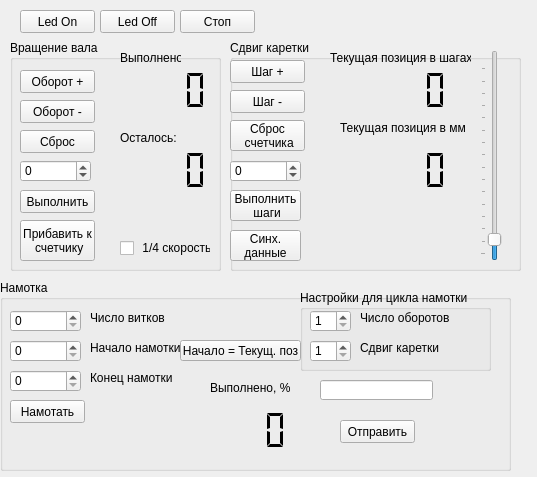
<?xml version="1.0" encoding="UTF-8"?>
<ui version="4.0">
 <class>MainWindow</class>
 <widget class="QMainWindow" name="MainWindow">
  <property name="geometry">
   <rect>
    <x>0</x>
    <y>0</y>
    <width>537</width>
    <height>477</height>
   </rect>
  </property>
  <property name="windowTitle">
   <string>MainWindow</string>
  </property>
  <widget class="QWidget" name="centralwidget">
   <widget class="QGroupBox" name="groupBox">
    <property name="enabled">
     <bool>true</bool>
    </property>
    <property name="geometry">
     <rect>
      <x>10</x>
      <y>40</y>
      <width>211</width>
      <height>231</height>
     </rect>
    </property>
    <property name="title">
     <string>Вращение вала</string>
    </property>
    <property name="flat">
     <bool>false</bool>
    </property>
    <property name="checkable">
     <bool>false</bool>
    </property>
    <widget class="QPushButton" name="pushButton">
     <property name="geometry">
      <rect>
       <x>10</x>
       <y>30</y>
       <width>75</width>
       <height>23</height>
      </rect>
     </property>
     <property name="text">
      <string>Оборот +</string>
     </property>
    </widget>
    <widget class="QPushButton" name="pushButton_2">
     <property name="geometry">
      <rect>
       <x>10</x>
       <y>60</y>
       <width>75</width>
       <height>23</height>
      </rect>
     </property>
     <property name="text">
      <string>Оборот -</string>
     </property>
    </widget>
    <widget class="QLCDNumber" name="lcdNumber">
     <property name="geometry">
      <rect>
       <x>90</x>
       <y>30</y>
       <width>111</width>
       <height>41</height>
      </rect>
     </property>
     <property name="font">
      <font>
       <pointsize>16</pointsize>
      </font>
     </property>
     <property name="autoFillBackground">
      <bool>false</bool>
     </property>
     <property name="frameShape">
      <enum>QFrame::NoFrame</enum>
     </property>
     <property name="frameShadow">
      <enum>QFrame::Plain</enum>
     </property>
     <property name="lineWidth">
      <number>1</number>
     </property>
     <property name="midLineWidth">
      <number>1</number>
     </property>
     <property name="digitCount">
      <number>5</number>
     </property>
     <property name="segmentStyle">
      <enum>QLCDNumber::Flat</enum>
     </property>
     <property name="value" stdset="0">
      <double>0.000000000000000</double>
     </property>
     <property name="intValue" stdset="0">
      <number>0</number>
     </property>
    </widget>
    <widget class="QPushButton" name="pushButton_3">
     <property name="geometry">
      <rect>
       <x>10</x>
       <y>90</y>
       <width>75</width>
       <height>23</height>
      </rect>
     </property>
     <property name="text">
      <string>Сброс</string>
     </property>
    </widget>
    <widget class="QPushButton" name="pushButton_4">
     <property name="geometry">
      <rect>
       <x>10</x>
       <y>150</y>
       <width>75</width>
       <height>23</height>
      </rect>
     </property>
     <property name="text">
      <string>Выполнить</string>
     </property>
    </widget>
    <widget class="QPushButton" name="pushButton_5">
     <property name="geometry">
      <rect>
       <x>10</x>
       <y>180</y>
       <width>75</width>
       <height>41</height>
      </rect>
     </property>
     <property name="text">
      <string>Прибавить к
 счетчику</string>
     </property>
    </widget>
    <widget class="QSpinBox" name="spinBox">
     <property name="geometry">
      <rect>
       <x>10</x>
       <y>120</y>
       <width>71</width>
       <height>22</height>
      </rect>
     </property>
     <property name="minimum">
      <number>-999</number>
     </property>
     <property name="maximum">
      <number>999</number>
     </property>
    </widget>
    <widget class="QLCDNumber" name="lcdNumber_2">
     <property name="geometry">
      <rect>
       <x>90</x>
       <y>110</y>
       <width>111</width>
       <height>41</height>
      </rect>
     </property>
     <property name="font">
      <font>
       <pointsize>16</pointsize>
      </font>
     </property>
     <property name="autoFillBackground">
      <bool>false</bool>
     </property>
     <property name="frameShape">
      <enum>QFrame::NoFrame</enum>
     </property>
     <property name="frameShadow">
      <enum>QFrame::Plain</enum>
     </property>
     <property name="lineWidth">
      <number>1</number>
     </property>
     <property name="midLineWidth">
      <number>1</number>
     </property>
     <property name="digitCount">
      <number>5</number>
     </property>
     <property name="segmentStyle">
      <enum>QLCDNumber::Flat</enum>
     </property>
     <property name="intValue" stdset="0">
      <number>0</number>
     </property>
    </widget>
    <widget class="QLabel" name="label">
     <property name="geometry">
      <rect>
       <x>110</x>
       <y>10</y>
       <width>61</width>
       <height>16</height>
      </rect>
     </property>
     <property name="text">
      <string>Выполнено:</string>
     </property>
    </widget>
    <widget class="QLabel" name="label_2">
     <property name="geometry">
      <rect>
       <x>110</x>
       <y>90</y>
       <width>61</width>
       <height>16</height>
      </rect>
     </property>
     <property name="text">
      <string>Осталось:</string>
     </property>
    </widget>
    <widget class="QCheckBox" name="checkBox">
     <property name="geometry">
      <rect>
       <x>110</x>
       <y>200</y>
       <width>91</width>
       <height>16</height>
      </rect>
     </property>
     <property name="text">
      <string> 1/4 скорость</string>
     </property>
    </widget>
   </widget>
   <widget class="QPushButton" name="dLedON">
    <property name="geometry">
     <rect>
      <x>20</x>
      <y>10</y>
      <width>75</width>
      <height>23</height>
     </rect>
    </property>
    <property name="text">
     <string>Led On</string>
    </property>
   </widget>
   <widget class="QPushButton" name="dLedOFF">
    <property name="geometry">
     <rect>
      <x>100</x>
      <y>10</y>
      <width>75</width>
      <height>23</height>
     </rect>
    </property>
    <property name="text">
     <string>Led Off</string>
    </property>
   </widget>
   <widget class="QGroupBox" name="groupBox_2">
    <property name="geometry">
     <rect>
      <x>230</x>
      <y>40</y>
      <width>291</width>
      <height>231</height>
     </rect>
    </property>
    <property name="title">
     <string>Сдвиг каретки</string>
    </property>
    <widget class="QPushButton" name="pushButton_14">
     <property name="geometry">
      <rect>
       <x>0</x>
       <y>150</y>
       <width>71</width>
       <height>31</height>
      </rect>
     </property>
     <property name="text">
      <string>Выполнить
 шаги</string>
     </property>
    </widget>
    <widget class="QPushButton" name="pushButton_11">
     <property name="geometry">
      <rect>
       <x>0</x>
       <y>80</y>
       <width>75</width>
       <height>31</height>
      </rect>
     </property>
     <property name="text">
      <string>Сброс
 счетчика</string>
     </property>
    </widget>
    <widget class="QPushButton" name="pushButton_13">
     <property name="geometry">
      <rect>
       <x>0</x>
       <y>20</y>
       <width>75</width>
       <height>23</height>
      </rect>
     </property>
     <property name="text">
      <string>Шаг +</string>
     </property>
    </widget>
    <widget class="QPushButton" name="pushButton_12">
     <property name="geometry">
      <rect>
       <x>0</x>
       <y>50</y>
       <width>75</width>
       <height>23</height>
      </rect>
     </property>
     <property name="text">
      <string>Шаг -</string>
     </property>
    </widget>
    <widget class="QSpinBox" name="spinBox_3">
     <property name="geometry">
      <rect>
       <x>0</x>
       <y>120</y>
       <width>71</width>
       <height>22</height>
      </rect>
     </property>
     <property name="minimum">
      <number>-700</number>
     </property>
     <property name="maximum">
      <number>700</number>
     </property>
    </widget>
    <widget class="QSlider" name="verticalSlider">
     <property name="enabled">
      <bool>true</bool>
     </property>
     <property name="geometry">
      <rect>
       <x>250</x>
       <y>10</y>
       <width>22</width>
       <height>211</height>
      </rect>
     </property>
     <property name="focusPolicy">
      <enum>Qt::NoFocus</enum>
     </property>
     <property name="autoFillBackground">
      <bool>false</bool>
     </property>
     <property name="maximum">
      <number>700</number>
     </property>
     <property name="value">
      <number>50</number>
     </property>
     <property name="sliderPosition">
      <number>50</number>
     </property>
     <property name="orientation">
      <enum>Qt::Vertical</enum>
     </property>
     <property name="invertedAppearance">
      <bool>false</bool>
     </property>
     <property name="invertedControls">
      <bool>false</bool>
     </property>
     <property name="tickPosition">
      <enum>QSlider::TicksAbove</enum>
     </property>
     <property name="tickInterval">
      <number>44</number>
     </property>
    </widget>
    <widget class="QLabel" name="label_6">
     <property name="geometry">
      <rect>
       <x>110</x>
       <y>80</y>
       <width>131</width>
       <height>16</height>
      </rect>
     </property>
     <property name="text">
      <string>Текущая позиция в мм</string>
     </property>
    </widget>
    <widget class="QLabel" name="label_5">
     <property name="geometry">
      <rect>
       <x>100</x>
       <y>10</y>
       <width>141</width>
       <height>16</height>
      </rect>
     </property>
     <property name="text">
      <string>Текущая позиция в шагах</string>
     </property>
    </widget>
    <widget class="QLCDNumber" name="lcdNumber_5">
     <property name="geometry">
      <rect>
       <x>90</x>
       <y>30</y>
       <width>151</width>
       <height>41</height>
      </rect>
     </property>
     <property name="font">
      <font>
       <pointsize>16</pointsize>
      </font>
     </property>
     <property name="autoFillBackground">
      <bool>false</bool>
     </property>
     <property name="frameShape">
      <enum>QFrame::NoFrame</enum>
     </property>
     <property name="frameShadow">
      <enum>QFrame::Plain</enum>
     </property>
     <property name="lineWidth">
      <number>1</number>
     </property>
     <property name="midLineWidth">
      <number>1</number>
     </property>
     <property name="digitCount">
      <number>5</number>
     </property>
     <property name="segmentStyle">
      <enum>QLCDNumber::Flat</enum>
     </property>
     <property name="intValue" stdset="0">
      <number>0</number>
     </property>
    </widget>
    <widget class="QLCDNumber" name="lcdNumber_6">
     <property name="geometry">
      <rect>
       <x>90</x>
       <y>110</y>
       <width>151</width>
       <height>41</height>
      </rect>
     </property>
     <property name="font">
      <font>
       <pointsize>16</pointsize>
      </font>
     </property>
     <property name="autoFillBackground">
      <bool>false</bool>
     </property>
     <property name="frameShape">
      <enum>QFrame::NoFrame</enum>
     </property>
     <property name="frameShadow">
      <enum>QFrame::Plain</enum>
     </property>
     <property name="lineWidth">
      <number>1</number>
     </property>
     <property name="midLineWidth">
      <number>1</number>
     </property>
     <property name="smallDecimalPoint">
      <bool>false</bool>
     </property>
     <property name="digitCount">
      <number>5</number>
     </property>
     <property name="segmentStyle">
      <enum>QLCDNumber::Flat</enum>
     </property>
     <property name="value" stdset="0">
      <double>0.000000000000000</double>
     </property>
     <property name="intValue" stdset="0">
      <number>0</number>
     </property>
    </widget>
    <widget class="QPushButton" name="pushButton_15">
     <property name="geometry">
      <rect>
       <x>0</x>
       <y>190</y>
       <width>71</width>
       <height>31</height>
      </rect>
     </property>
     <property name="text">
      <string>Синх.
данные</string>
     </property>
    </widget>
   </widget>
   <widget class="QGroupBox" name="groupBox_3">
    <property name="geometry">
     <rect>
      <x>0</x>
      <y>280</y>
      <width>511</width>
      <height>191</height>
     </rect>
    </property>
    <property name="title">
     <string>Намотка</string>
    </property>
    <widget class="QSpinBox" name="spinBox_4">
     <property name="geometry">
      <rect>
       <x>10</x>
       <y>30</y>
       <width>71</width>
       <height>22</height>
      </rect>
     </property>
     <property name="maximum">
      <number>9999</number>
     </property>
    </widget>
    <widget class="QLabel" name="label_7">
     <property name="geometry">
      <rect>
       <x>90</x>
       <y>30</y>
       <width>91</width>
       <height>16</height>
      </rect>
     </property>
     <property name="text">
      <string>Число витков</string>
     </property>
    </widget>
    <widget class="QLabel" name="label_8">
     <property name="geometry">
      <rect>
       <x>90</x>
       <y>60</y>
       <width>101</width>
       <height>16</height>
      </rect>
     </property>
     <property name="text">
      <string>Начало намотки</string>
     </property>
    </widget>
    <widget class="QSpinBox" name="spinBox_5">
     <property name="geometry">
      <rect>
       <x>10</x>
       <y>60</y>
       <width>71</width>
       <height>22</height>
      </rect>
     </property>
     <property name="maximum">
      <number>9999</number>
     </property>
    </widget>
    <widget class="QSpinBox" name="spinBox_6">
     <property name="geometry">
      <rect>
       <x>10</x>
       <y>90</y>
       <width>71</width>
       <height>22</height>
      </rect>
     </property>
     <property name="maximum">
      <number>9999</number>
     </property>
    </widget>
    <widget class="QLabel" name="label_9">
     <property name="geometry">
      <rect>
       <x>90</x>
       <y>90</y>
       <width>91</width>
       <height>16</height>
      </rect>
     </property>
     <property name="text">
      <string>Конец намотки</string>
     </property>
    </widget>
    <widget class="QPushButton" name="pushButton_16">
     <property name="geometry">
      <rect>
       <x>10</x>
       <y>120</y>
       <width>75</width>
       <height>23</height>
      </rect>
     </property>
     <property name="text">
      <string>Намотать</string>
     </property>
    </widget>
    <widget class="QPushButton" name="pushButton_6">
     <property name="geometry">
      <rect>
       <x>180</x>
       <y>60</y>
       <width>121</width>
       <height>21</height>
      </rect>
     </property>
     <property name="text">
      <string>Начало = Текущ. поз</string>
     </property>
    </widget>
    <widget class="QLCDNumber" name="lcdNumber_3">
     <property name="geometry">
      <rect>
       <x>200</x>
       <y>130</y>
       <width>111</width>
       <height>41</height>
      </rect>
     </property>
     <property name="font">
      <font>
       <pointsize>16</pointsize>
      </font>
     </property>
     <property name="autoFillBackground">
      <bool>false</bool>
     </property>
     <property name="frameShape">
      <enum>QFrame::NoFrame</enum>
     </property>
     <property name="frameShadow">
      <enum>QFrame::Plain</enum>
     </property>
     <property name="lineWidth">
      <number>1</number>
     </property>
     <property name="midLineWidth">
      <number>1</number>
     </property>
     <property name="digitCount">
      <number>3</number>
     </property>
     <property name="segmentStyle">
      <enum>QLCDNumber::Flat</enum>
     </property>
     <property name="intValue" stdset="0">
      <number>0</number>
     </property>
    </widget>
    <widget class="QLabel" name="label_10">
     <property name="geometry">
      <rect>
       <x>210</x>
       <y>100</y>
       <width>91</width>
       <height>16</height>
      </rect>
     </property>
     <property name="text">
      <string>Выполнено, %</string>
     </property>
    </widget>
    <widget class="QGroupBox" name="groupBox_4">
     <property name="geometry">
      <rect>
       <x>300</x>
       <y>10</y>
       <width>191</width>
       <height>81</height>
      </rect>
     </property>
     <property name="title">
      <string>Настройки для цикла намотки</string>
     </property>
     <widget class="QLabel" name="label_11">
      <property name="geometry">
       <rect>
        <x>60</x>
        <y>20</y>
        <width>91</width>
        <height>16</height>
       </rect>
      </property>
      <property name="text">
       <string>Число оборотов</string>
      </property>
     </widget>
     <widget class="QSpinBox" name="spinBox_7">
      <property name="geometry">
       <rect>
        <x>10</x>
        <y>20</y>
        <width>41</width>
        <height>22</height>
       </rect>
      </property>
      <property name="minimum">
       <number>1</number>
      </property>
      <property name="maximum">
       <number>99</number>
      </property>
     </widget>
     <widget class="QSpinBox" name="spinBox_8">
      <property name="geometry">
       <rect>
        <x>10</x>
        <y>50</y>
        <width>41</width>
        <height>22</height>
       </rect>
      </property>
      <property name="minimum">
       <number>1</number>
      </property>
      <property name="maximum">
       <number>99</number>
      </property>
     </widget>
     <widget class="QLabel" name="label_12">
      <property name="geometry">
       <rect>
        <x>60</x>
        <y>50</y>
        <width>91</width>
        <height>16</height>
       </rect>
      </property>
      <property name="text">
       <string>Сдвиг каретки</string>
      </property>
     </widget>
    </widget>
    <widget class="QPushButton" name="pushButton_7">
     <property name="geometry">
      <rect>
       <x>340</x>
       <y>140</y>
       <width>75</width>
       <height>23</height>
      </rect>
     </property>
     <property name="text">
      <string>Отправить</string>
     </property>
    </widget>
    <widget class="QLineEdit" name="lineEdit">
     <property name="geometry">
      <rect>
       <x>320</x>
       <y>100</y>
       <width>113</width>
       <height>20</height>
      </rect>
     </property>
    </widget>
   </widget>
   <widget class="QPushButton" name="pushButton_17">
    <property name="geometry">
     <rect>
      <x>180</x>
      <y>10</y>
      <width>75</width>
      <height>23</height>
     </rect>
    </property>
    <property name="text">
     <string>Стоп</string>
    </property>
   </widget>
  </widget>
 </widget>
 <resources/>
 <connections/>
</ui>
